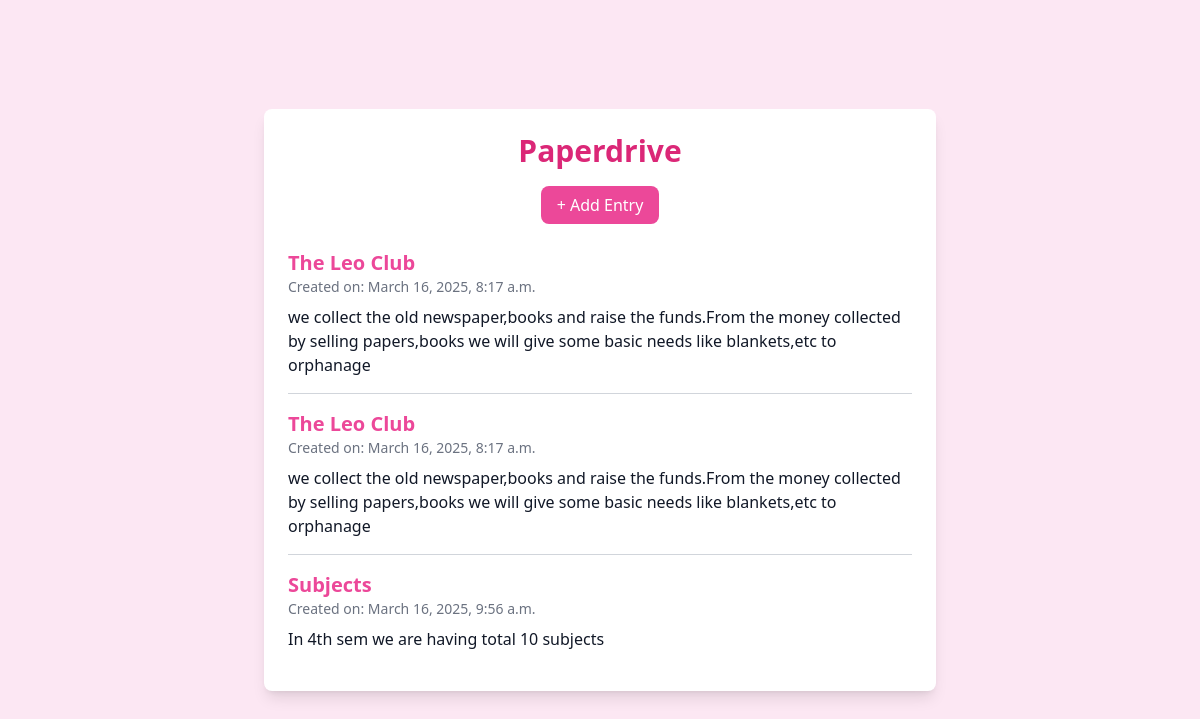
Screenshot of /dairy/2/ (signed in) with the database file from the repository.
### dairy/models.py (models this page shows, shortened)
class Diary(models.Model):
    user = models.ForeignKey(User, on_delete=models.CASCADE)
    title = models.CharField(max_length=200)
    created_at = models.DateTimeField(auto_now_add=True)

class Entry(models.Model):
    diary = models.ForeignKey(Diary, on_delete=models.CASCADE, related_name="entries")
    title = models.CharField(max_length=200)
    content = models.TextField()
    created_at = models.DateTimeField(auto_now_add=True)

### dairy/views.py (the view)
# urls.py: path("<int:diary_id>/", views.diary_detail, name="diary_detail"),
@login_required
def diary_detail(request, diary_id):
    diary = get_object_or_404(Diary, id=diary_id, user=request.user)
    entries = diary.entries.all()
    return render(request, "dairy/diary_detail.html", {"diary": diary, "entries": entries})

### dairy/templates/dairy/diary_detail.html (shortened to what this page needs)
<!DOCTYPE html>
<html lang="en">
<head>
    <script src="https://cdn.tailwindcss.com"></script>
</head>
<body class="bg-pink-100 text-gray-900 flex items-center justify-center min-h-screen">
    <div class="max-w-2xl w-full bg-white shadow-lg rounded-lg p-6">
        <h1 class="text-3xl font-bold text-center text-pink-600 mb-6">{{ diary.title }}</h1>
        <div class="text-center mb-4">
            <a href="{% url 'add_entry' diary.id %}"
               class="bg-pink-500 text-white py-2 px-4 rounded-lg hover:bg-pink-600 transition">
                + Add Entry
            </a>
        </div>
        {% if entries %}
            <ul class="divide-y divide-gray-300">
                {% for entry in entries %}
                    <li class="py-4">
                        <h2 class="text-xl font-semibold text-pink-500">{{ entry.title }}</h2>
                        <p class="text-gray-500 text-sm">Created on: {{ entry.created_at }}</p>
                        <p class="mt-2">{{ entry.content }}</p>
                    </li>
                {% endfor %}
            </ul>
        {% else %}
            <p class="text-center text-pink-500">No entries yet. Start writing!</p>
        {% endif %}
    </div>
</body>
</html>

### rows the page displays
Diary: title "Paperdrive"
Entry: title "The Leo Club", created_at "March 16, 2025, 8:17 a.m.", content "we collect the old newspaper,books and raise the funds.From the money collected by selling papers,books we will give some basic needs like blankets,etc to orphanage"
Entry: title "The Leo Club", created_at "March 16, 2025, 8:17 a.m.", content "we collect the old newspaper,books and raise the funds.From the money collected by selling papers,books we will give some basic needs like blankets,etc to orphanage"
Entry: title "Subjects", created_at "March 16, 2025, 9:56 a.m.", content "In 4th sem we are having total 10 subjects"
